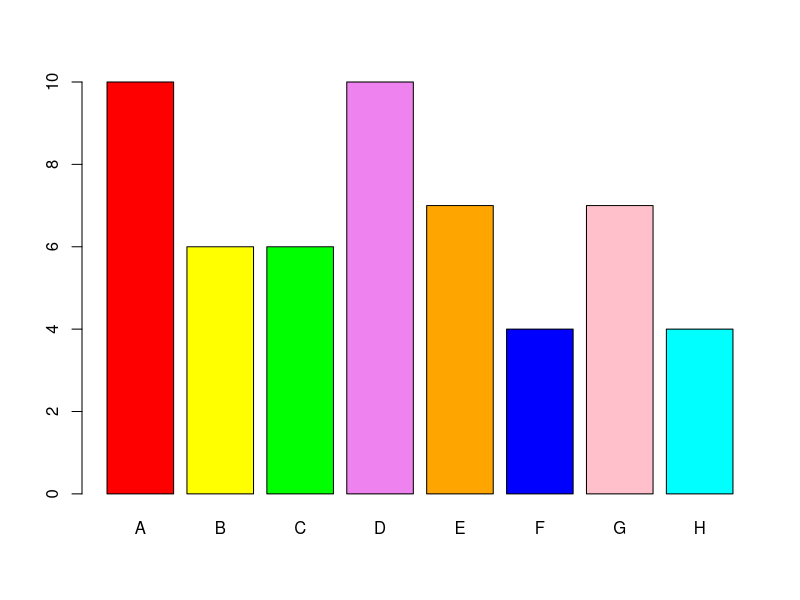
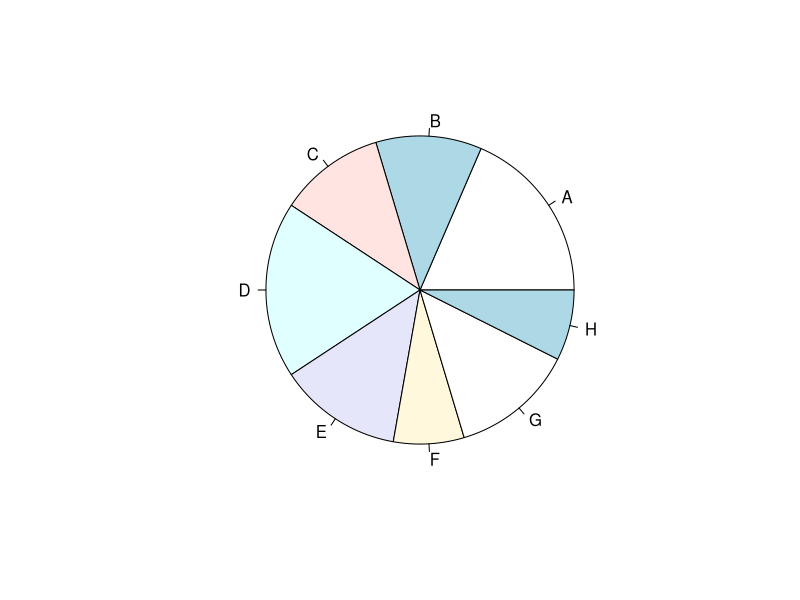
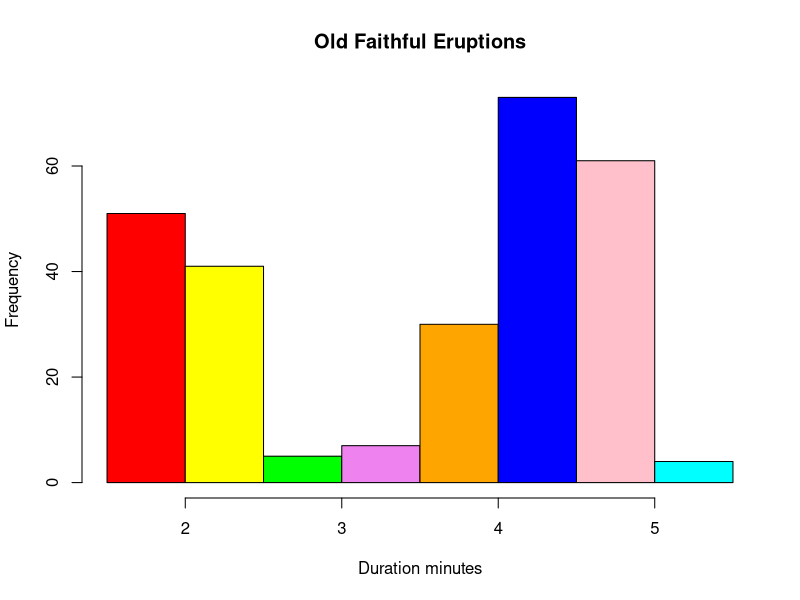
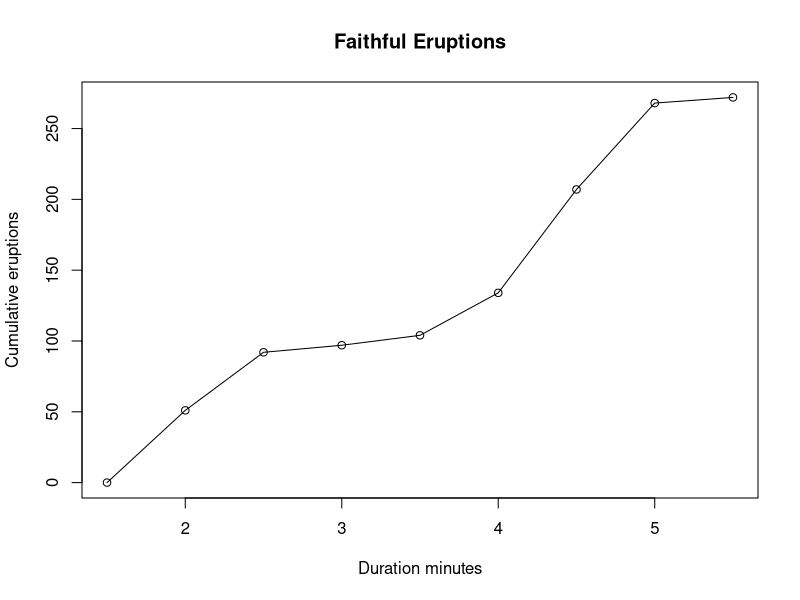
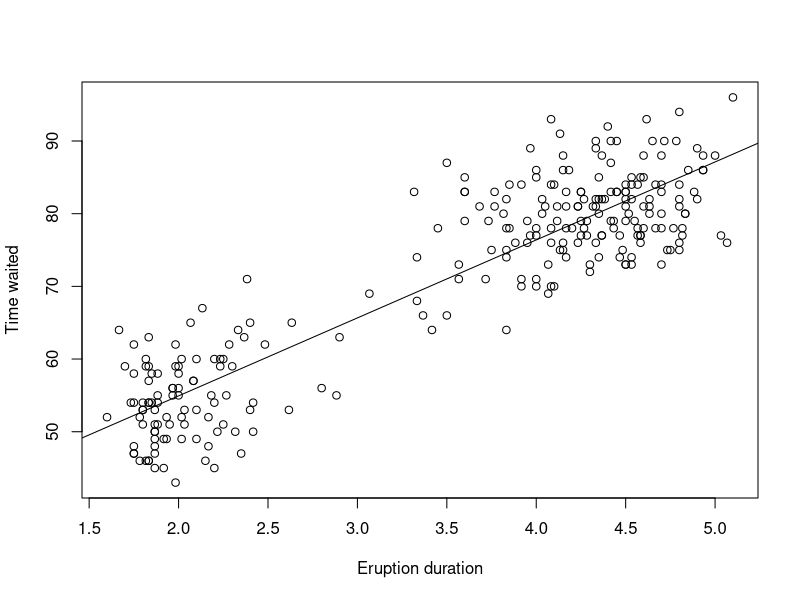
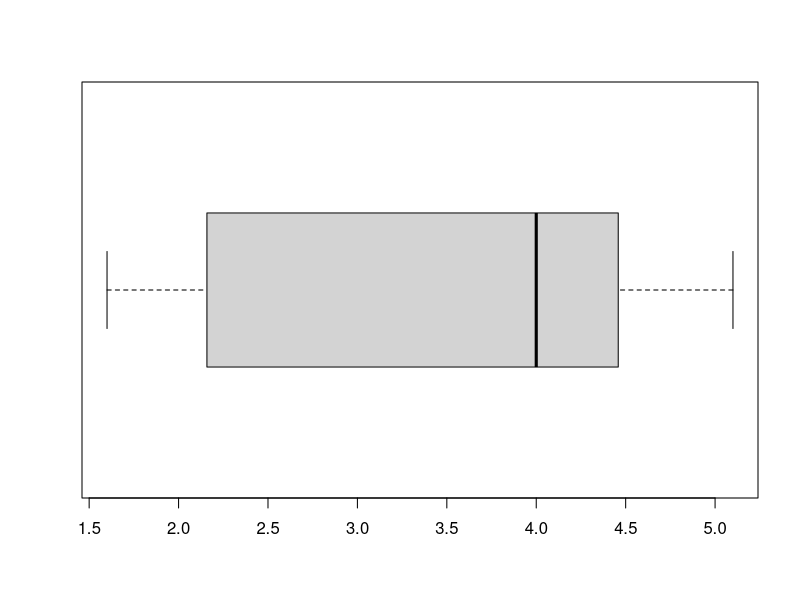
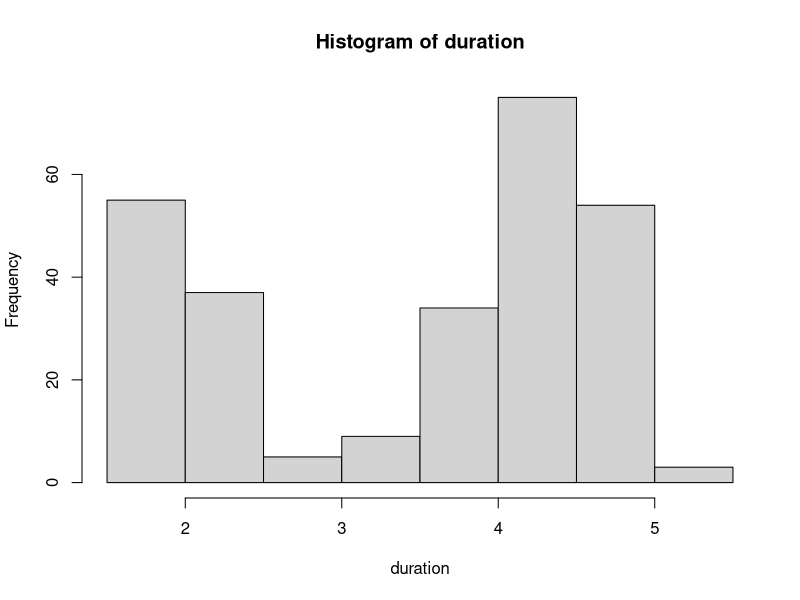

Reproduce these figures in R, in order.


#1. Matrix
#===================================================================================================
A = matrix( 
  c(2, 4, 3, 1, 5, 7), # the data elements 
  nrow=2,              # number of rows 
  ncol=3,              # number of columns 
  byrow = TRUE)
A[2,3] # element at row 2 and column 3
A[2,] # all elements at row 2
A[,3] # all elements at column 3
A[ ,c(1,3)]  # the 1st and 3rd columns 

#Naming rows and columns
dimnames(A) = list( 
  c("row1", "row2"),         # row names 
  c("col1", "col2", "col3")) # column names 
A["row1",]

#Transpose of a matrix
t(A)

# Deconstructing a matrix 
c(A)





#2. Lists
#===================================================================================================

a= c(2, 3, 5) 
b = c("aa", "bb", "cc", "dd", "ee") 
c= c(TRUE, FALSE, TRUE, FALSE, FALSE) 
x = list(a, c, b, "My list")
x[1]       # first member of the list
x[c(1,2)]  # first and second member of the list

x[[1]][1]=6 # Modifiying the content of the first member
x[1]

# Naming Lists

y = list(mary=c(1991, 3, 5), dan=c("aa", "bb")) 
y['mary']
y$dan
y[['dan']][1]="new"
y$dan



#3. DataFrames
#===================================================================================================

mtcars #built it dataframe

head(mtcars) # preview of the data, first 6 rows
nrow(mtcars) # number of rows
ncol(mtcars) #number of columns

mtcars[1]
mtcars[c("mpg", "hp")] # two columns
mtcars[c(3, 24),]  # two rows
mtcars["Camaro Z28",]  # row by its name
mtcars[[3]][mtcars$am == 0]



#STATS WITH  R
#===================================================================================================
#===================================================================================================


#1.QUALITATIVE DATA
#===================================================================================================


# Data used : painters built in dataframe
library(MASS)

help(painters)
head(painters)

summary(painters) #sumamry of dataframe

str(painters) # structure of dataframe





school = painters$School      # the painter schools 
school.freq = table(school)   # applying the table function to get the distribution
cbind(school.freq)    # applying the cbind function so the results can be in acolumn format

school.relfreq = (school.freq / nrow(painters))*100  # getting the relative fre qency distribution

cbind(school.relfreq)





#BARPLOT with colors
colors = c("red", "yellow", "green", "violet",  "orange", "blue", "pink", "cyan") 
barplot(school.freq, col=colors)

#pie chart
pie(school.freq)




#categorical statistics

#Finding the mean composition score of school C in the data set painters.

c_painters = painters[ school == "C" , ]  # child data set
c_painters

mean(c_painters$Composition) 

#Finding the mean composition score of all schools in the data set painters.
Mean_of_all_schools=tapply(painters$Composition, painters$School, mean)
cbind(Mean_of_all_schools)




#2. Quantitative Data
#===================================================================================================

#Data used : Built in Dataframe faithful

# Getting overview of the data
help(faithful) 

head(faithful)

summary(faithful)

str(faithful)


# Finding the frequency, relative and cumulative frequency distribution of the eruption durations in faithful.

              #1.Find the range
              duration=faithful$eruptions
              range(duration)
              
              #2. Breaking the range into non -overlapping intervals
              breaks = seq(1.5, 5.5, by=0.5)    # half-integer sequence 
              breaks
              
              #3. classify the data into the intervals
              duration.cut = cut(duration, breaks, right=FALSE)
              duration.cut
              
              duration.freq=table(duration.cut)
              duration.Relfreq=table(duration.cut)/nrow(faithful)
              duration.cumfreq=cumsum(duration.freq)
              
              cbind(duration.freq,duration.Relfreq,duration.cumfreq)



# histogram
colors = c("red", "yellow", "green", "violet", "orange", "blue", "pink", "cyan")


hist(duration,    # apply the hist function 
     right=FALSE,    # intervals closed on the left 
     col=colors,     # set the color palette 
     main="Old Faithful Eruptions", # the main title 
     xlab="Duration minutes")       # x-axis label)


# cumulative frequency graph

cumfreq0 = c(0, cumsum(duration.freq)) 
plot(breaks, cumfreq0,            # plot the data 
     main="Faithful Eruptions",  # main title 
     xlab="Duration minutes",        # x???axis label 
     ylab="Cumulative eruptions")   # y???axis label 
lines(breaks, cumfreq0)           # join the points


#stem leaf plot

stem(faithful$eruptions)


#scatter

duration = faithful$eruptions      # the eruption durations 
waiting = faithful$waiting         # the waiting interval 
plot(duration, waiting,            # plot the variables 
     xlab="Eruption duration",        # x???axis label 
     ylab="Time waited")              # y???axis label


abline(lm(waiting ~ duration))



#3.Numerical Mesures
#===================================================================================================

#Mean
mean(duration)

# Median

median(duration)

#Quartile
quantile(duration)

#Percintile
quantile(duration, c(0.38,0.67))

#range

range=max(duration)-min(duration)

range

#Interquartile Range

IQR(duration)


#boxplot

duration = faithful$eruptions       # the eruption durations 
boxplot(duration, horizontal=TRUE)  # horizontal box plot


#variance
var(duration)

#standard deviation
sd(duration)

#covariance

waiting = faithful$waiting # the waiting period 
cov(duration, waiting)

#correlation coefficient
duration = faithful$eruptions   # eruption durations 
waiting = faithful$waiting      # the waiting period 
cor(duration, waiting)          # apply the cor functio


#central moment

library(e1071)                  # load e1071 
duration = faithful$eruptions   # eruption durations 
moment(duration, order=3, center=TRUE) 


# skewness

duration = faithful$eruptions     # eruption durations 
skewness(duration)                # apply the skewness function 


# Kurtosis
kurtosis(duration)                # apply the kurtosis function
hist(duration)




